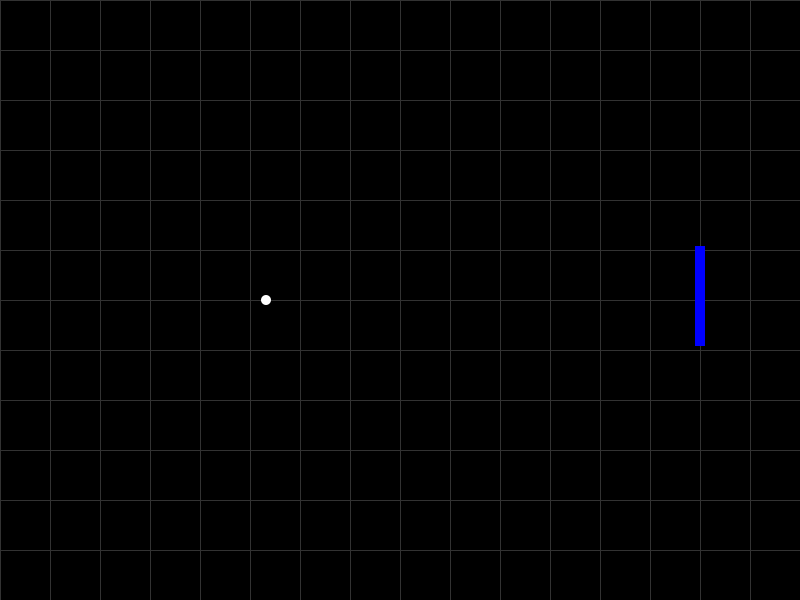
Frame 1 (no input)
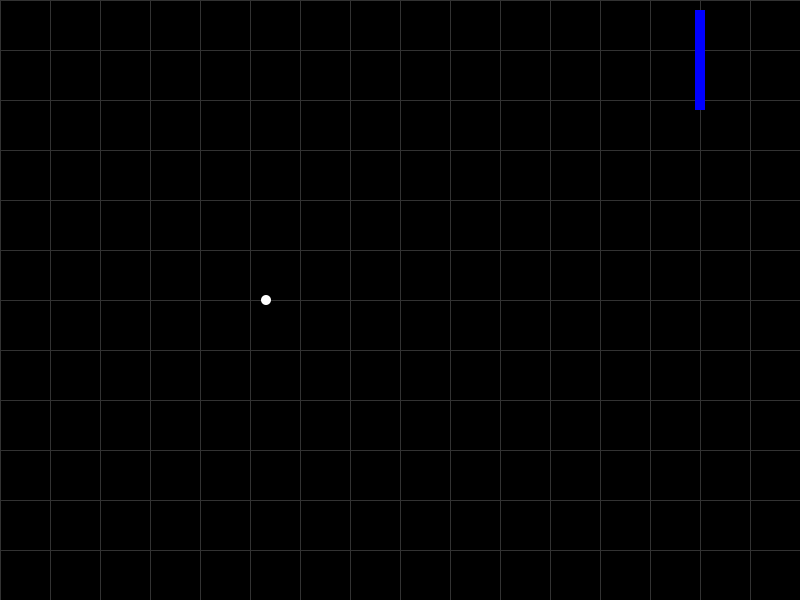
Frame 60 (the mouse pressed at the canvas centre just before this capture)
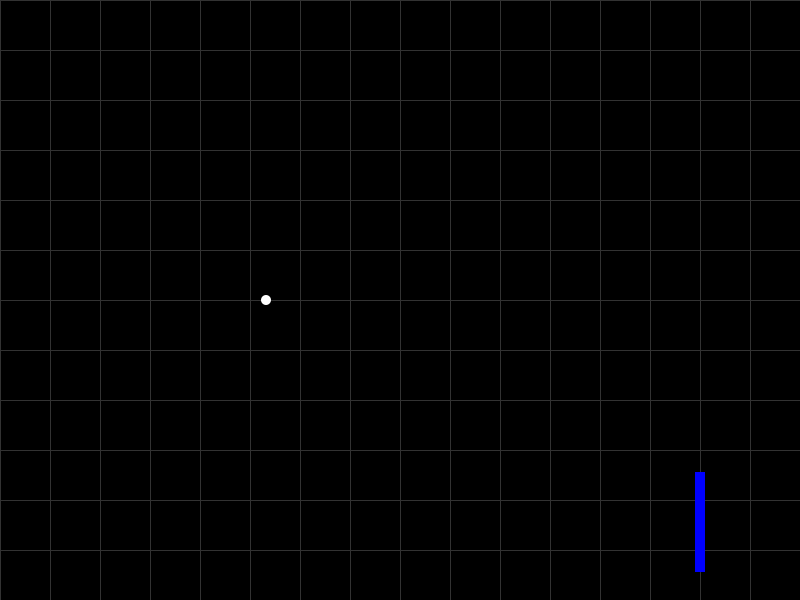
Frame 120 (the mouse held since frame 60 and released just before this capture)

The Processing sketch that drew these frames (run headless with seeded random() and noise(); from frame 60 on, the mouse is pressed at the canvas centre):

// Processing sketch: tarefa_04
// ── tarefa_04.pde
//// variables
Vector ballPosition, ballSpeed, barPosition, barSpeed, barNormal;
color white = #FFFFFF, red =  #FF0000, green = #00FF00, blue = #0000FF, cyan = #00FFFF, magenta = #FF00FF, yellow = #FFFF00;
float barWidth, barHeight, ballRadius;
color barColor, ballColor;
float maxSpeed = 5;


void drawBar(color clr) {
  fill(clr);
  rectMode(CENTER);
  rect(barPosition.x, height - barPosition.y, barWidth, barHeight);
}

void drawBall(color clr) {
  fill(clr);
  ellipseMode(RADIUS);
  circle(ballPosition.x, height - ballPosition.y, ballRadius);
  fill(0);
}

void drawGrid() {
  int spacing = 50;
  stroke(50);
  fill(50);
  for (int i = 0; i <= width; i += spacing) {
    fill(50);
    line(i, 0, i, height);
    fill(150);
    //text(i, 0, height - i);
  }
  for (int i = 0; i <= height; i += spacing) {
    fill(50);
    line(0, i, width, i);
    fill(150);
    //text(i, i, height);
  }
  noStroke();
}

//// start
void setup() {
  size(800, 600);
  background(0);
  ballPosition = new Vector(width/3, height/2);
  ballSpeed = new Vector(0, 0);
  maxSpeed = 5;
  barPosition = new Vector(700, height/2);
  barSpeed = new Vector(0, 4);
  barWidth = 10;
  barHeight = 100;
  ballRadius = 5;
  barNormal = new Vector(1, 0);
  ballColor = white;
  barColor = blue;
}

void draw() {
  background(0);
  drawGrid();
  isBallOOB(); // If ball hits the edge of the screen.
  isBarOOB(); // If the bar is offscreen.
  bounceBall(); // When the ball hits the bar.
  ballPosition.addVector(ballSpeed); // Ball Movement.
  barPosition.addVector(barSpeed); // Bar Movement.
  drawBall(ballColor);
  drawBar(barColor);
}

void keyPressed() {
  // Move according to the arrow keys (max 5 units of speed for one direction).
  if (keyCode == UP && ballSpeed.y < 5) ballSpeed.addVector(new Vector(0, 0.5));
  if (keyCode == DOWN && ballSpeed.y > -5) ballSpeed.addVector(new Vector(0, -0.5));
  if (keyCode == LEFT && ballSpeed.x > -5) ballSpeed.addVector(new Vector(-0.5, 0));
  if (keyCode == RIGHT && ballSpeed.x < 5) ballSpeed.addVector(new Vector(0.5, 0));
  // Stops ball.
  if (key == 'S' || key == 's') {
    ballSpeed.x = 0;
    ballSpeed.y = 0;
  };
}

void isBallOOB() {
  // If ball hits the edge of the screen, changes speed vector to the opposite sign from where it hit (x speed if it hits y, y speed if it hits x).
  if (ballPosition.x < 0) ballSpeed.x = abs(ballSpeed.x);
  if (ballPosition.x > width) ballSpeed.x = -abs(ballSpeed.x);
  if (ballPosition.y < 0) ballSpeed.y = abs(ballSpeed.y);
  if (ballPosition.y > height) ballSpeed.y = -abs(ballSpeed.y);
}

void isBarOOB() {
  // Simply to loop the bar on screen.
  if (barPosition.y - barHeight/2 > height)
    barPosition.y = - barHeight/2;
}

void bounceBall() {
  // If test if the ball tries to overlap with the bar
  if (barPosition.x - barWidth/2 <= ballPosition.x + ballRadius  && ballPosition.x - ballRadius <= barPosition.x + barWidth/2 && barPosition.y - barHeight/2 <= ballPosition.y + ballRadius && ballPosition.y - ballRadius <= barPosition.y + barHeight/2) {
    Vector newDirection; // New direction will be the point where the ball hit in relation to the bar - sharper angles when the ball hits farther points from the center of the bar.
    newDirection = subtractVector(ballPosition, barPosition); // Direction of the movement the ball will follow after bouncing.
    newDirection.normalizeVector(); // Normalize the value so just the direction is given.
    ballSpeed = scalarProduct(newDirection, ballSpeed.magnetude()); // New speed of the ball will be the direction given from the bounce and the magnetude it already had - it'll maintain the absolute speed of the ball.
    // Change color of the ball and the bar after a hit.
    barColor = color(random (128, 255), random(128, 255), random(128, 255)); 
    ballColor = color(random (128, 255), random(128, 255), random(128, 255));
  }
}

// ── class.pde
//// class
class Vector {
  //// attributes
  float x;
  float y;

  //// constructor
  Vector(float xComp, float yComp) {
    x = xComp;
    y = yComp;
  }
  Vector(Vector self) {
    x = self.x;
    y = self.y;
  }

  //// methods
  void display(float xOrigin, float yOrigin, color clr) {
    stroke(clr);
    line(xOrigin, height - yOrigin, xOrigin + x, height - (yOrigin + y));
    ellipse(xOrigin + x, height - (yOrigin + y), 5, 5);
    fill(clr);
    text("v(m" + magnetude( ) + ")", (2*xOrigin + x)/2, height - (2*yOrigin + y)/2);
  }

  float magnetude() {
    return sqrt(pow(x, 2) + pow(y, 2));
  }

  void scalarProduct(float k) {
    x = x * k;
    y = y * k;
  }

  void addVector(Vector vectorB) {
    x += vectorB.x;
    y += vectorB.y;
  }

  void subtractVector(Vector vectorB) {
    // returns vector BA
    x -= vectorB.x;
    y -= vectorB.y;
  }

  float dotProduct(Vector vectorB) {
    return (x*vectorB.x + y*vectorB.y);
  }

  boolean isOrthogonal(Vector vectorB) {
    if (dotProduct(vectorB) == 0) {
      return true;
    } else {
      return false;
    }
  }

  void normalizeVector() {
    float absVector = magnetude();
    x = x/absVector;
    y = y/absVector;
  }
  
  
}

// ── functions.pde
//// functions

float magnetude(Vector vector) {
  return sqrt(pow(vector.x, 2) + pow(vector.y, 2));
}

Vector scalarProduct(Vector vector, float k) {
  vector.x *= k;
  vector.y *= k;
  return vector;
}

Vector addVector(Vector vectorA, Vector vectorB) {
  Vector newVector;
  newVector = new Vector(vectorA.x + vectorB.x, vectorA.y + vectorB.y);
  return newVector;
}

Vector subtractVector(Vector vectorA, Vector vectorB) {
  // returns vector BA
  Vector newVector = new Vector(vectorA.x - vectorB.x, vectorA.y - vectorB.y);
  return newVector;
}

float dotProduct(Vector vectorA, Vector vectorB) {
  return (vectorA.x*vectorB.x + vectorA.y*vectorB.y);
}

boolean isOrthogonal(Vector vectorA, Vector vectorB) {
  if (dotProduct(vectorA, vectorB) == 0) {
    return true;
  } else {
    return false;
  }
}
Vector normalizeVector(Vector vector) {
  Vector newVector = new Vector(vector.x/magnetude(vector), vector.y/magnetude(vector));
  return newVector;
}
